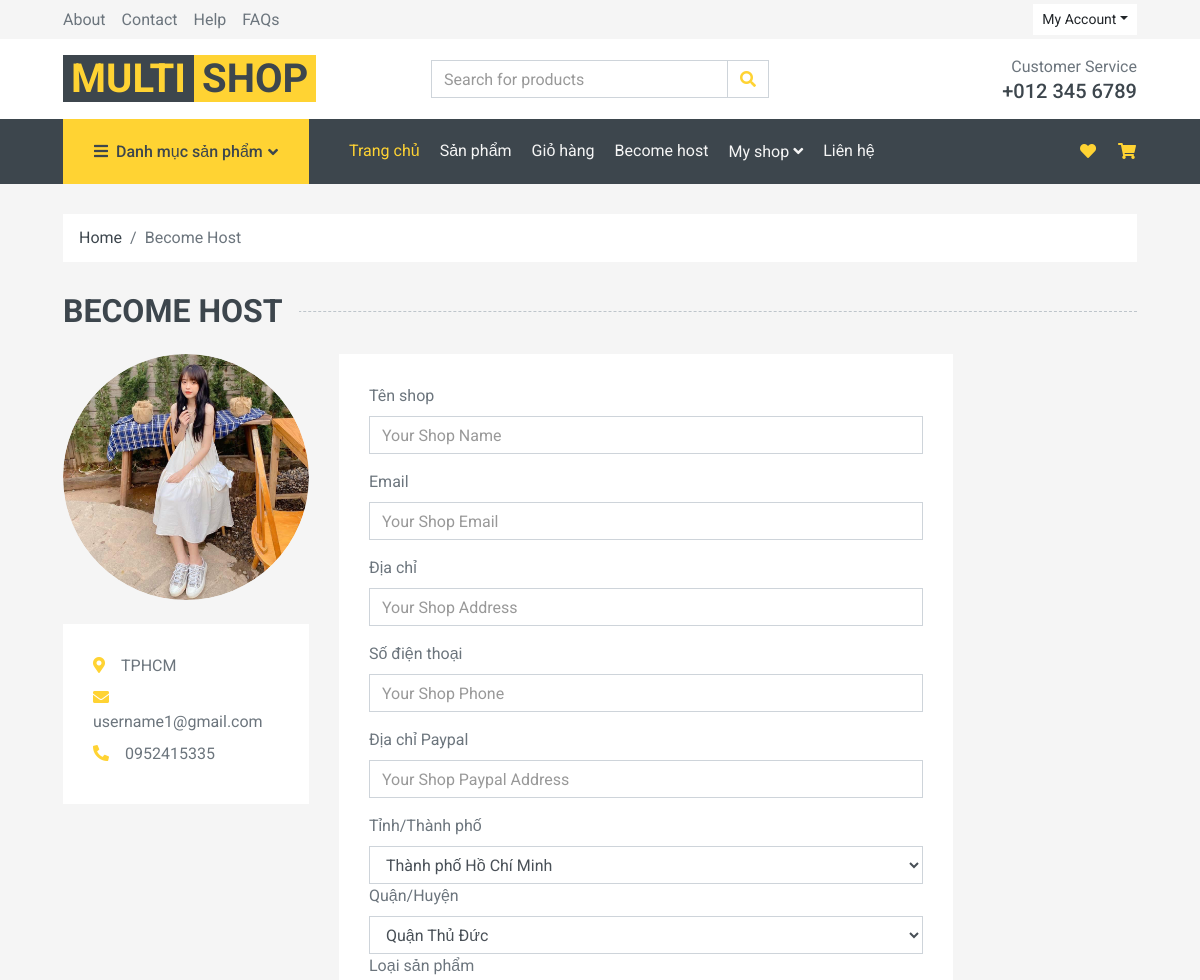
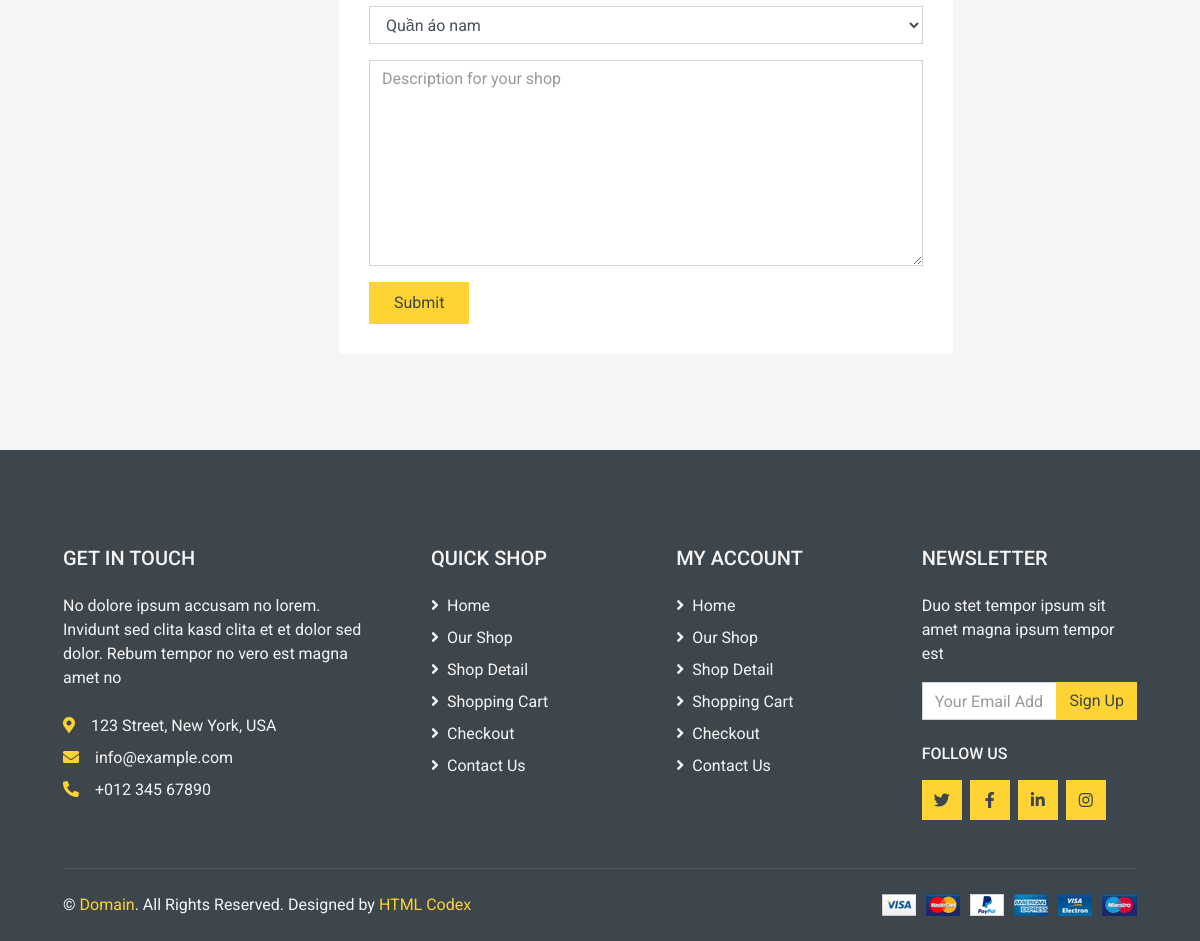
Page /become-host (signed in) on the committed database (2 pictures, top to bottom).
### ecommerce/models.py (models this page shows)
class UserProfile(models.Model):
    user = models.OneToOneField(User, on_delete=models.CASCADE)
    bio = models.TextField(blank=True)
    age = models.IntegerField(blank=True, null=True)
    address = models.TextField(blank=True, null=True)
    phone = models.TextField(blank=True, null=True)
    host = models.BooleanField(default=False)
    user_image_path = models.TextField(blank=True, null=True)
    class Meta:
        managed = True
        db_table = 'user_profile'

class AuthUser(models.Model):
    password = models.CharField(max_length=128)
    last_login = models.DateTimeField(blank=True, null=True)
    is_superuser = models.BooleanField()
    username = models.CharField(unique=True, max_length=150)
    last_name = models.CharField(max_length=150)
    email = models.CharField(max_length=254)
    is_staff = models.BooleanField()
    is_active = models.BooleanField()
    date_joined = models.DateTimeField()
    first_name = models.CharField(max_length=150)
    class Meta:
        managed = False
        db_table = 'auth_user'

### ecommerce/views.py (the view)
# urls.py: path('become-host', becomehost, name='becomehost'),
@login_required
def becomehost(request):
    user_id = request.user.id
    user = AuthUser.objects.filter(id=user_id).values()[0]
    user_profile = UserProfile.objects.filter(user_id=user_id).values()[0]
    return render(request, 'home/becomehost.html', {'user': user, 'user_profile': user_profile})

### templates/home/becomehost.html (shortened to what this page needs)
{% extends "home/base.html" %}
{% load static %}
{% load custom_filter %}
{% block placeholder %}
    <div class="container-fluid">
        <div class="row px-xl-5">
            <div class="col-12">
                <nav class="breadcrumb bg-light mb-30">
                    <a class="breadcrumb-item text-dark" href="#">Home</a>
                    <span class="breadcrumb-item active">Become Host</span>
                </nav>
            </div>
        </div>
    </div>
    <div class="container-fluid">
        <h2 class="section-title position-relative text-uppercase mx-xl-5 mb-4"><span class="bg-secondary pr-3">Become Host</span></h2>
        <div class="row px-xl-5">
            <div class="col-lg-3 mb-5">
                <div class="product-img position-relative overflow-hidden mb-4" style="border-radius: 50%;">
                    <img class="img-fluid w-100" src="{% static 'img/user_image' %}/{{ user_profile.user_image_path }}" alt="" style="border-radius: 50%;">
                </div>
                <div class="bg-light p-30 mb-3">
                    <p class="mb-2"><i class="fa fa-map-marker-alt text-primary mr-3"></i>{{ user_profile.address }}</p>
                    <p class="mb-2"><i class="fa fa-envelope text-primary mr-3"></i>{{ user.email }}</p>
                    <p class="mb-2"><i class="fa fa-phone-alt text-primary mr-3"></i>{{ user_profile.phone }}</p>
                </div>
            </div>
            <div class="col-lg-7 mb-5">
                <div class="contact-form bg-light p-30">
                    <form action="create-shop" method="post" novalidate="novalidate">
                        <div class="control-group">
                            <label>Tên shop</label>
                            <input type="text" class="form-control" name="name" placeholder="Your Shop Name"
                                required="required" data-validation-required-message="Please enter your shop name" />
                        </div>
                        <div class="control-group">
                            <label>Email</label>
                            <input type="email" class="form-control" name="email" placeholder="Your Shop Email"
                                required="required" data-validation-required-message="Please enter your shop email" />
                        </div>
                        <div class="control-group">
                            <label>Địa chỉ</label>
                            <input type="text" class="form-control" name="address" placeholder="Your Shop Address"
                                required="required" data-validation-required-message="Please enter your shop address" />
                        </div>
                        <div class="control-group">
                            <label>Số điện thoại</label>
                            <input type="text" class="form-control" name="phone" placeholder="Your Shop Phone"
                                required="required" data-validation-required-message="Please enter your shop phone" />
                        </div>
                        <div class="control-group">
                            <label>Địa chỉ Paypal</label>
                            <input type="text" class="form-control" name="palpayaddress" placeholder="Your Shop Paypal Address"
                                required="required" data-validation-required-message="Please enter your shop paypal address" />
                        </div>
                        <div class="control-group">
                            <label>Tỉnh/Thành phố</label>
                            <select class="form-control" name="status" required="required">
                                <option>Thành phố Hồ Chí Minh</option>
                            </select>
                        </div>
                        <div class="control-group">
                            <label>Quận/Huyện</label>
                            <select class="form-control" name="status" required="required">
                                <option>Quận Thủ Đức</option>
                            </select>
                        </div>
                        <div class="control-group">
                            <label>Loại sản phẩm</label>
                            <select class="form-control" name="status" required="required">
                                <option>Quần áo nam</option>
                            </select>
                        </div>
                        <div class="control-group">
                            <textarea class="form-control" rows="8" name="description" placeholder="Description for your shop"
                                required="required"
                                data-validation-required-message="Please description for your shop"></textarea>
                        </div>
                        <div>
                            <button class="btn btn-primary py-2 px-4" type="submit" id="sendMessageButton">Submit</button>
                        </div>
                    </form>
                </div>
            </div>
        </div>
    </div>
{% endblock %}

### rows in the picture
UserProfile: user_image_path (picture), address "TPHCM", phone "0952415335"

### other values in the picture
{{ user.email }} "username1@gmail.com"
